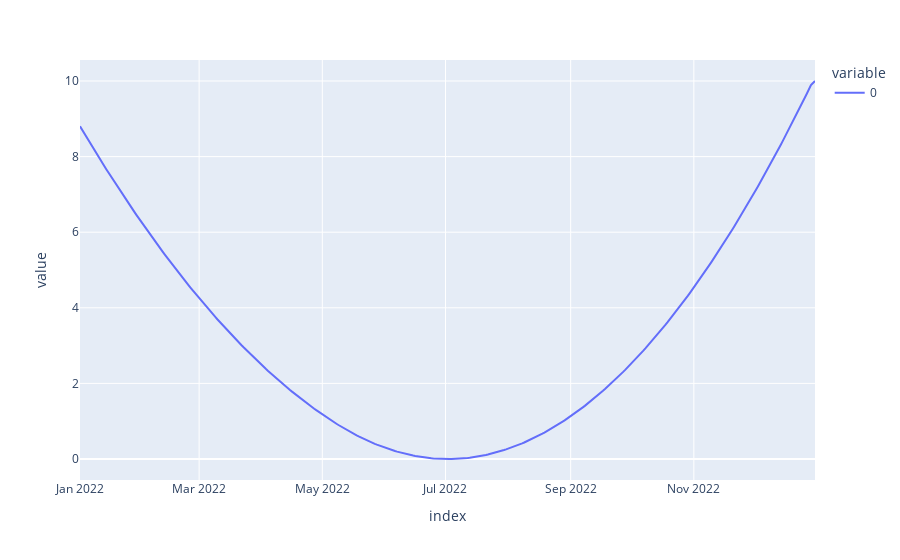

Here is the notebook cell this chart was saved with:
### Code cell
y_range_3 = (0, 10)

control_points_3 = [(0, 0.9), (0.3, 0.3), (0.4,0.2), (1, 1)]

series_3 = create_scaled_spline_with_date(control_points_3, date_range, y_range_3)

fig = px.line(series_3)
fig.show()

### Figure 1 — Plotly figure (JSON) as saved in the notebook; plotly's stock layout.template omitted (floating-point values rounded to 4 significant figures; data arrays with more than 128 entries replaced by an {"elided": "..."} marker saying what was removed)
{"data": [{"hovertemplate": "variable=0<br>index=%{x}<br>value=%{y}<extra></extra>", "legendgroup": "0", "line": {"color": "#636efa", "dash": "solid"}, "marker": {"symbol": "circle"}, "mode": "lines", "name": "0", "orientation": "v", "showlegend": true, "type": "scatter", "x": {"elided": "364 str values"}, "xaxis": "x", "y": {"elided": "364 float values"}, "yaxis": "y"}], "layout": {"legend": {"title": {"text": "variable"}, "tracegroupgap": 0}, "margin": {"t": 60}, "xaxis": {"anchor": "y", "domain": [0, 1], "title": {"text": "index"}}, "yaxis": {"anchor": "x", "domain": [0, 1], "title": {"text": "value"}}}}
